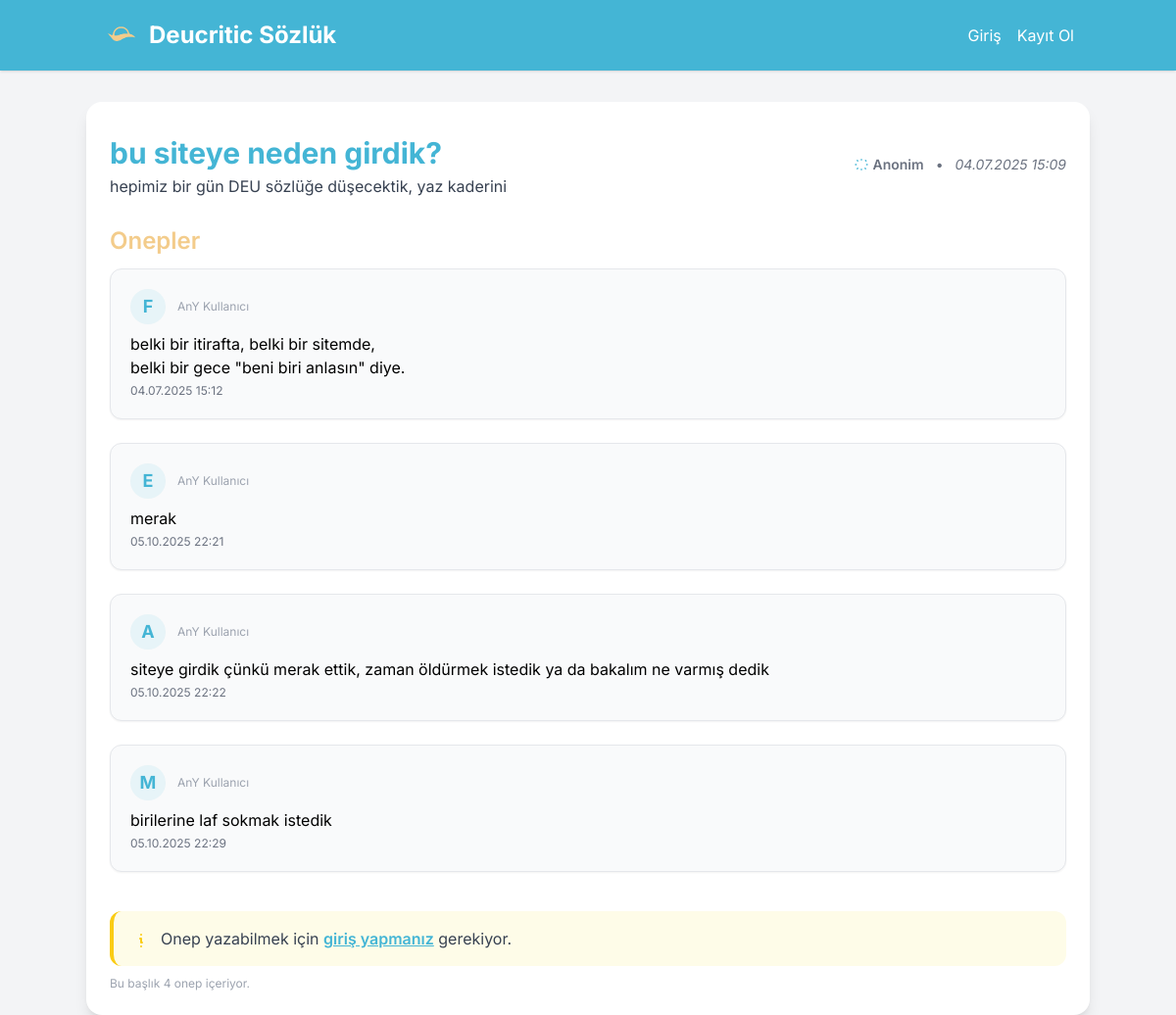
Screenshot of /topic.php?id=113 with the database file from the repository.
### tables this page shows
CREATE TABLE `topics` (
  `id` int(11) NOT NULL,
  `title` varchar(255) NOT NULL,
  `created_by` int(11) DEFAULT NULL,
  `created_at` timestamp NOT NULL DEFAULT current_timestamp(),
  `description` text DEFAULT NULL,
  `anonymous` tinyint(1) DEFAULT 0
);

CREATE TABLE `entries` (
  `id` int(11) NOT NULL,
  `topic_id` int(11) DEFAULT NULL,
  `user_id` int(11) DEFAULT NULL,
  `content` text NOT NULL,
  `created_at` timestamp NOT NULL DEFAULT current_timestamp()
);

CREATE TABLE `users` (
  `id` int(11) NOT NULL,
  `username` varchar(50) NOT NULL,
  `email` varchar(100) NOT NULL,
  `password_hash` varchar(255) NOT NULL,
  `bio` varchar(255) NOT NULL,
  `school` varchar(100) DEFAULT NULL,
  `grade_level` varchar(20) DEFAULT NULL,
  `created_at` timestamp NOT NULL DEFAULT current_timestamp(),
  `profile_photo` varchar(555) NOT NULL,
  `twitter` varchar(555) NOT NULL,
  `last_login` date NOT NULL DEFAULT current_timestamp(),
  `last_active` datetime DEFAULT NULL,
  `password_reset_token` varchar(64) DEFAULT NULL,
  `password_reset_expiry` datetime DEFAULT NULL
);

### topic.php (the view, shortened to what this page needs)
<?php
require_once 'includes/config.php';
$topic_id = isset($_GET['id']) ? (int)$_GET['id'] : 0;
$stmt = $pdo->prepare("
    SELECT t.title, u.username
    FROM topics t
    JOIN users u ON t.created_by = u.id
    WHERE t.id = ?
");
$stmt->execute([$topic_id]);
$topic = $stmt->fetch();
$stmt = $pdo->prepare("
    SELECT e.id, e.content, e.created_at, u.username
    FROM entries e
    JOIN users u ON e.user_id = u.id
    WHERE e.topic_id = ?
    ORDER BY e.created_at ASC
");
$stmt->execute([$topic_id]);
$entries = $stmt->fetchAll();
$stmt = $pdo->prepare("
    SELECT description, anonymous
    FROM topics
    WHERE id = ?
");
$stmt->execute([$topic_id]);
$topicDetails = $stmt->fetch();
if ($topicDetails) {
    $topic['description'] = $topicDetails['description'];
    $topic['anonymous'] = $topicDetails['anonymous'];
} else {
    $topic['description'] = '';
    $topic['anonymous'] = 0;
}
$is_logged_in = isset($_SESSION['user_id']);
?>
<!DOCTYPE html>
<html lAnY="tr">
<head>
  <script src="https://cdn.tailwindcss.com"></script>
</head>
<body class="bg-gray-100 min-h-screen font-sans">
<header class="bg-primary text-white shadow">
    <div class="container mx-auto p-4 flex justify-between items-center">
        <div class="flex items-center gap-2">
            <a href="index.php">
                <img src="/gorsel/logo.png" alt="Logo" class="w-10 h-10" />
            </a>
            <h1 class="text-2xl font-bold">Deucritic Sözlük</h1>
        </div>
        <nav class="flex gap-4">
            <?php if ($is_logged_in): ?>
        <a href="profile.php" class="hover:underline">Profilim</a>|
                <a href="logout.php" class="hover:underline">Çıkış Yap</a>
            <?php else: ?>
                <a href="login.php" class="hover:underline">Giriş</a>
                <a href="register.php" class="hover:underline">Kayıt Ol</a>
            <?php endif; ?>
        </nav>
    </div>
</header>
<main class="container mx-auto mt-8 p-6 bg-white rounded-2xl shadow-lg min-h-[60vh]">
    <div class="flex flex-col md:flex-row md:items-center md:justify-between mb-6 gap-4" style="margin-top: 10px;" >
        <div>
            <h2 class="text-3xl font-bold text-primary mb-1"><?= htmlspecialchars($topic['title']) ?></h2>
            <?php if (!empty($topic['description'])): ?>
                <p class="text-gray-700 mb-1"><?= nl2br(htmlspecialchars($topic['description'])) ?></p>
            <?php endif; ?>
        </div>
        <div class="flex items-center gap-3 text-gray-500 text-sm mb-2">
            <span class="font-semibold flex items-center gap-1">
            <?php
                if (!empty($topic['anonymous'])) {
                echo '<svg class="w-4 h-4 text-primary inline" fill="none" stroke="currentColor" viewBox="0 0 24 24"><path stroke-linecap="round" stroke-linejoin="round" stroke-width="2" d="M12 4v1m0 14v1m8-8h1M4 12H3m15.364-6.364l.707.707M6.343 17.657l-.707.707m12.728 0l-.707-.707M6.343 6.343l-.707-.707" /></svg> Anonim';
                }
            ?>
            </span>
            <span class="hidden md:inline">•</span>
            <span class="italic flex items-center gap-1">
            <?php
                $stmt = $pdo->prepare("SELECT created_at FROM topics WHERE id = ?");
                $stmt->execute([$topic_id]);
                $topic_created = $stmt->fetchColumn();
                if ($topic_created) {
                echo date('d.m.Y H:i', strtotime($topic_created));
                }
            ?>
            </span>
        </div>
    </div>
    <section class="mb-10" style="margin-top: 20px ;">
        <div class="flex items-center justify-between mb-3">
            <h3 class="text-2xl font-semibold text-secondary">Onepler</h3>
        </div>
        <?php if (!$entries): ?>
            <div class="flex flex-col items-center justify-center py-12">
                <svg class="w-16 h-16 text-gray-300 mb-4" fill="none" stroke="currentColor" viewBox="0 0 24 24">
                    <path stroke-linecap="round" stroke-linejoin="round" stroke-width="2" d="M17 8h2a2 2 0 012 2v10a2 2 0 01-2 2H5a2 2 0 01-2-2V10a2 2 0 012-2h2M12 15v2m0 0v2m0-2h2m-2 0H8m4-6V3m0 0L8.5 7.5M12 3l3.5 4.5" />
                </svg>
                <p class="text-gray-500 text-lg">Henüz bu konu hakkında onep yazılmamış.
                </p>
            </div>
        <?php else: ?>
            <div class="space-y-6">
            <?php foreach ($entries as $entry): ?>
                <div class="group border border-gray-200 rounded-xl p-5 bg-gray-50 hover:bg-gray-100 transition relative shadow-sm">
                <div class="flex items-center gap-3 mb-2">
                    <div class="w-9 h-9 rounded-full bg-primary/10 flex items-center justify-center text-primary font-bold text-lg">
                    <?= strtoupper(mb_substr($entry['username'], 0, 1)) ?>
                    </div>
          <span class="block text-xs text-gray-400">
            <?php if (!empty($topic['anonymous'])): ?>
              AnY Kullanıcı
            <?php else: ?>
              <a href="uye.php?user=<?= urlencode($entry['username']) ?>" class="hover:underline text-primary">
                @<?= htmlspecialchars($entry['username']) ?>
              </a>
            <?php endif; ?>
          </span>
                </div>
                    <?= nl2br(htmlspecialchars($entry['content'])) ?>
                <div class="flex items-center gap-3 mt-1 text-xs text-gray-500">
                    <span>
                        <?= date('d.m.Y H:i', strtotime($entry['created_at'])) ?>
                    </span>
                </div>
                </div>
            <?php endforeach; ?>
            </div>
        <?php endif; ?>
    </section>
    <?php if ($is_logged_in): ?>
        <section class="mt-10">
            <h3 class="text-2xl font-semibold text-secondary mb-3">Onep Yaz</h3>
            <form action="actions/post_entry.php" method="POST" class="flex flex-col gap-4 bg-gray-50 rounded-xl p-6 shadow" id="entryForm">
            <textarea name="content" required rows="4" maxlength="500"
                class="border border-gray-300 rounded-lg p-3 focus:outline-none focus:ring-2 focus:ring-primary transition resize-none"
                placeholder="Onepinizi yazın..." id="entryContent"></textarea>
            <input type="hidden" name="topic_id" value="<?= $topic_id ?>">
            <div class="flex items-center justify-between">
                <span class="text-xs text-gray-400">
                <span id="charCount">0</span>/500 karakter
                </span>
                <button type="submit"
                class="px-6 py-2 bg-secondary text-black font-semibold rounded-lg shadow hover:bg-yellow-300 transition">
                Gönder
                </button>
            </div>
            <div id="entryError" class="text-red-500 text-xs mt-2 hidden"></div>
            </form>
        </section>
        <style>
            .break-words {
            word-break: break-word;
            overflow-wrap: break-word;
            white-space: pre-line;
            }
        </style>
        <script>
            document.addEventListener('DOMContentLoaded', function() {
            document.querySelectorAll('.entry-content').forEach(function(el) {
                el.classList.add('break-words');
            });
            });
        </script></style>
        <script>
            const textarea = document.getElementById('entryContent');
            const charCount = document.getElementById('charCount');
            textarea.addEventListener('input', function() {
            charCount.textContent = this.value.length;
            });
            document.getElementById('entryForm').addEventListener('submit', function(e) {
            const errorDiv = document.getElementById('entryError');
            errorDiv.classList.add('hidden');
            if (textarea.value.trim().length < 5) {
                e.preventDefault();
                errorDiv.textContent = "Onep en az 5 karakter olmalı.";
                errorDiv.classList.remove('hidden');
                textarea.focus();
            }
            });
        </script>
    <?php else: ?>
        <div class="bg-yellow-50 border-l-4 border-yellow-400 p-4 rounded-xl mt-8 flex items-center gap-2">
            <svg class="w-6 h-6 text-yellow-400" fill="none" stroke="currentColor" viewBox="0 0 24 24">
                <path stroke-linecap="round" stroke-linejoin="round" stroke-width="2" d="M13 16h-1v-4h-1m1-4h.01M12 20h.01" />
            </svg>
            <p class="text-gray-700">
                Onep yazabilmek için
                <a href="login.php" class="text-primary underline font-semibold">giriş yapmanız</a>
                gerekiyor.
            </p>
        </div>
    <?php endif; ?>
   <div class="text-xs text-gray-400 mt-2 md:mt-0" style="margin-top: 10px;">
            <span>Bu başlık <?= count($entries) ?> onep içeriyor.</span>
</main>
</body>
</html>

### topic.php (style rules this page uses)
body { font-family: 'Inter', sans-serif; background-color: #f9fafb; }
.text-primary { color: #44b5d5; }
.bg-primary { background-color: #44b5d5; }

### rows the page displays
topics: title "bu siteye neden girdik?", created_at "04.07.2025 15:09"
entries: user.username "F", content "belki bir itirafta, belki bir sitemde, belki bir gece \"beni biri anlasın\" diye.", created_at "04.07.2025 15:12"
entries: user.username "E", content "merak", created_at "05.10.2025 22:21"
entries: user.username "A", content "siteye girdik çünkü merak ettik, zaman öldürmek istedik ya da bakalım ne varmış dedik", created_at "05.10.2025 22:22"
entries: user.username "M", content "birilerine laf sokmak istedik", created_at "05.10.2025 22:29"

### other values shown
$topic['description'] "hepimiz bir gün DEU sözlüğe düşecektik, yaz kaderini"
count($entries) "4"
